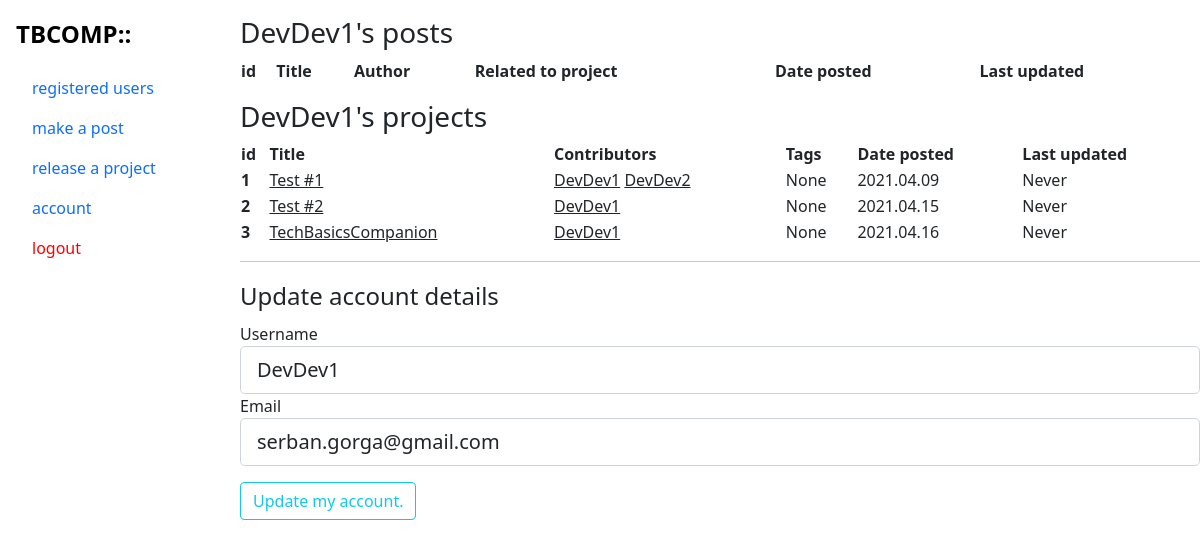
Page /account (signed in) on the earlier database version.
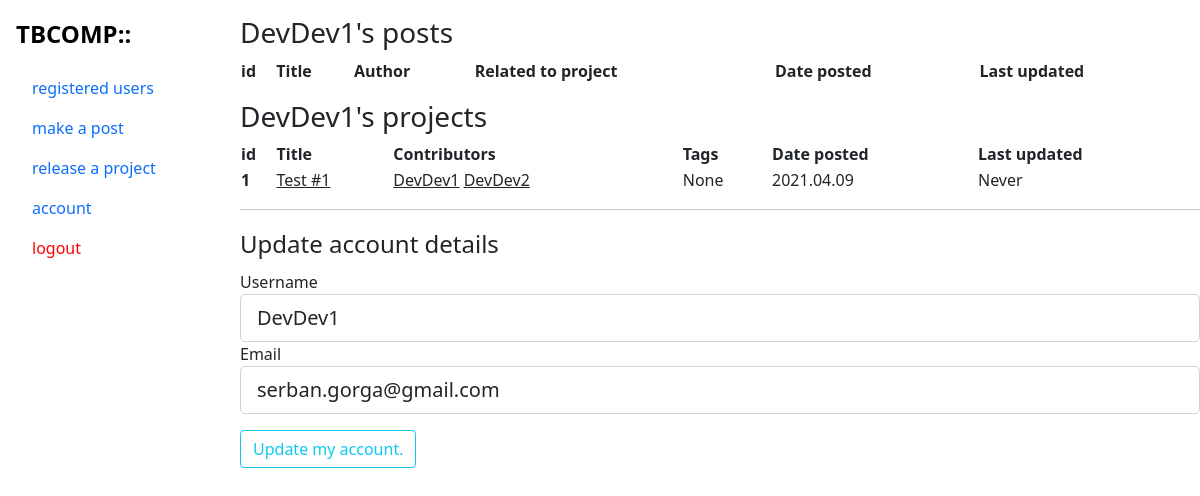
Same page on the later database version.
### tbcompanion/models.py (models this page shows, shortened)
class Project(db.Model):
	contributors = db.relationship('User', secondary='contributor_table', backref='contribution_id')
	id = db.Column(db.Integer, primary_key=True)
	title = db.Column(db.String(120), nullable=False)
	date = db.Column(db.DateTime, nullable=False, default=datetime.utcnow)
	content = db.Column(db.Text, nullable=False)
	github_repo = db.Column(db.String(120), nullable=True, unique=True)
	admin_id = db.Column(db.Integer, db.ForeignKey('user.id'), nullable=False)
	tag = db.Column(db.String, nullable=True)

class User(db.Model, UserMixin):
	post_author = db.relationship('Post', backref='author', lazy=True)
	project_admin = db.relationship('Project', backref='admin', lazy=True)
	id = db.Column(db.Integer, primary_key=True)
	username = db.Column(db.String(20), unique=True, nullable=False)
	email = db.Column(db.String(120), unique=True, nullable=False)
	image_file = db.Column(db.String(20), nullable=False, default='profile_pics\default.jpg')
	password = db.Column(db.String(60), nullable=False)
	is_admin = db.Column(db.Boolean)

### tbcompanion/accounts/routes.py (the view)
@accounts.route('/account', methods=['GET', 'POST'])
@login_required
def account_page():
	posts = Post.query.filter_by(author=current_user).all()
	projects = current_user.contribution_id
	form = UpdateAccount()
	if form.validate_on_submit():
		print('Form validated!')
		current_user.username = form.username.data
		current_user.email = form.email.data
		db.session.commit()
		flash('You have updated your account.', 'success')
		return redirect(url_for('accounts.account_page'))
	elif request.method == 'GET':
		form.username.data = current_user.username
		form.email.data = current_user.email
	return render_template('account.html',
		title=current_user.username,
		user=current_user,
		form=form,
		posts=posts,
		projects=projects)

### tbcompanion/accounts/forms.py (shortened to what this page needs)
class UpdateAccount(FlaskForm):
	username = StringField('Username', validators=[
		DataRequired(),
		Length(min=5, max=20)
	])
	email = StringField('Email', validators=[
		DataRequired(),
		Email()
	])
	submit = SubmitField('Update my account.')

### tbcompanion/models.py (called while the page is built)
@login_man.user_loader
def load_user(id):
	return User.query.get(int(id))

### tbcompanion/templates/account.html (shortened to what this page needs)
{% extends 'layout.html' %}
{% block feed %}
<caption><h3>{{ user.username }}'s posts</h3></caption>
<table class="striped-table hover-table container-fluid">
	<thead>
    	<tr>
			<th scope="col">id</th>
    	  	<th scope="col">Title</th>
    	  	<th scope="col">Author</th>
            <th scope="col">Related to project</th>
    	  	<th scope="col">Date posted</th>
    	  	<th scope="col">Last updated</th>
    	</tr>
  	</thead>
</table>
<caption><h3>{{ user.username }}'s projects</h3></caption>
<table class="striped-table hover-table container-fluid">
	<thead>
    	<tr>
			<th scope="col">id</th>
    	  	<th scope="col">Title</th>
    	  	<th scope="col">Contributors</th>
            <th scope="col">Tags</th>
    	  	<th scope="col">Date posted</th>
    	  	<th scope="col">Last updated</th>
    	</tr>
  	</thead>
	<tbody>
		{% for project in projects %}
		<tr>
            <th scope="col">{{ project.id }}</th>
			<td><a class="text-reset" href="{{ url_for('projects.project', project_id=project.id) }}">{{ project.title }}</a></td>
			<td>
			{% for contributor in project.contributors %}
            <a class="text-reset" href="{{ url_for('users.user_profile', user_id=contributor.id) }}">{{ contributor.username }}</a>
			{% endfor %}
			</td>
            <td>None</td>
            <td>{{ project.date.strftime('%Y.%m.%d') }}</td>
			<td>Never</td>
		</tr>
		{% endfor %}
    </tbody>
</table>
{% endblock feed %}
{% block update_account %}
<hr/>
<div>
	<form method="POST" action="">
		<fieldset class="form-group">
			<legend>Update account details</legend>
			<div>
				{{ form.username.label(class="form-control-label") }}
				{% if form.username.errors %}
					{{ form.username(class="form-control form-control-lg is-invalid") }}
					<div class='invalid-feedback'>
						{% for error in form.username.errors %}
							<span>{{ error }}</span>
						{% endfor %}
					</div>
				{% else %}
					{{ form.username(class="form-control form-control-lg") }}
				{% endif %}
			</div>
			<div>
				{{ form.email.label(class="form-control-label") }}
				{% if form.email.errors %}
					{{ form.email(class="form-control form-control-lg is-invalid") }}
					<div class='invalid-feedback'>
						{% for error in form.email.errors %}
							<span>{{ error }}</span>
						{% endfor %}
					</div>
				{% else %}
					{{ form.email(class="form-control form-control-lg") }}
				{% endif %}
			</div>
		</fieldset>
		<div>
			{{ form.submit(class="btn btn-outline-info") }}
		</div>
	</form>
</div>
{% endblock update_account %}

Differences in the rows shown:
removed Project: id "2", title "Test #2", date "2021.04.15", User (username "DevDev1")
removed Project: id "3", title "TechBasicsCompanion", date "2021.04.16", User (username "DevDev1")
